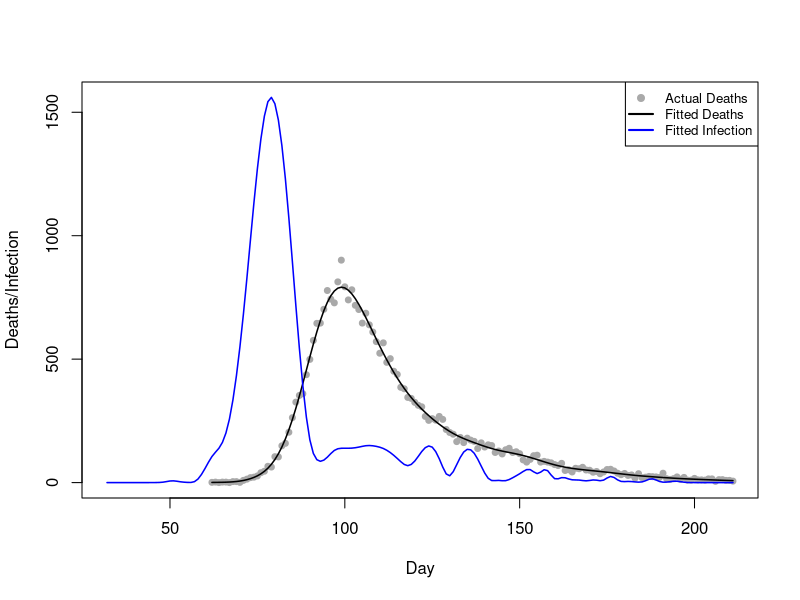
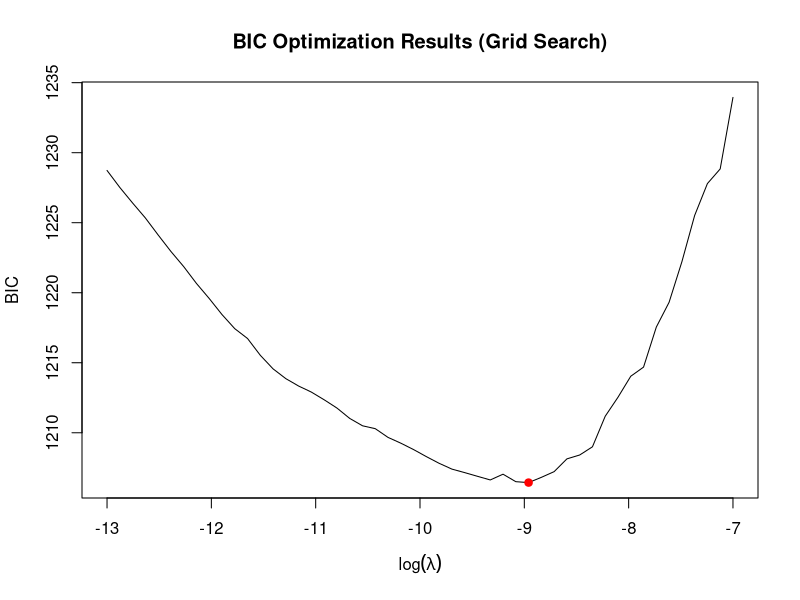
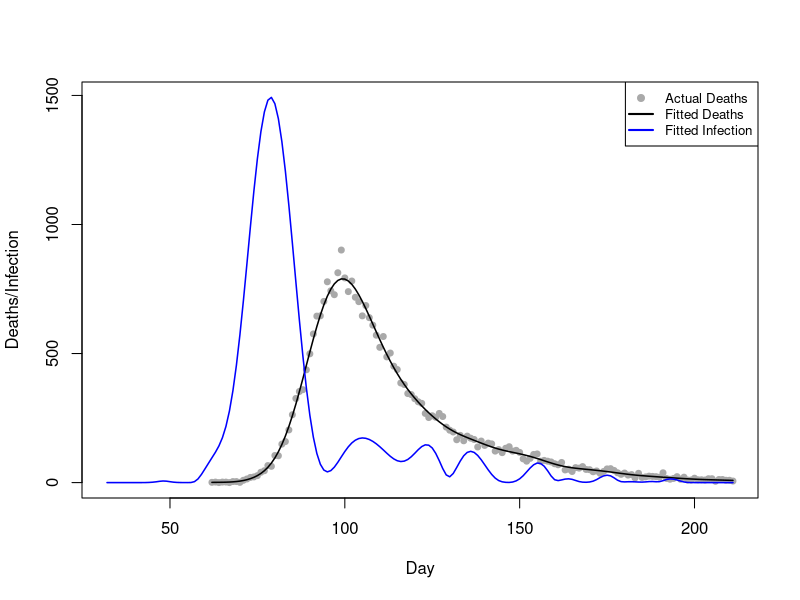
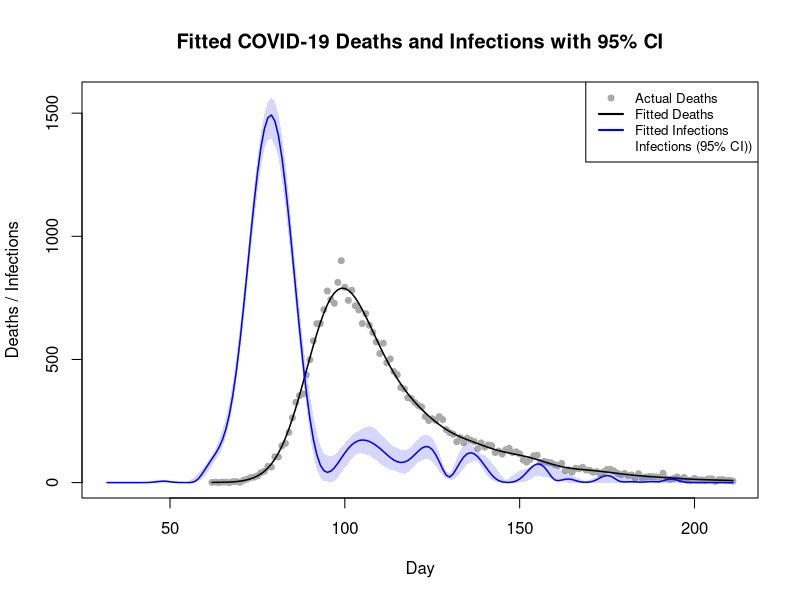

Here is the R script that generated these plots, in order:
# Team Members: 
# 1. Shivasharini Govindasamy (Sharuuu27) - S2766392
# 2. Yu-Hsuan Hung (YuHsuan07) - S2793274
# 3. Yasuhiro Hara (hiroh-git) - S2826059

# Team Contributions:
# Shivasharini -  
# Yu-Hsuan -  
# Yasuhiro- 

# Github repo link:
#

## OVERVIEW: 


## CODE STRUCTURE:
# 1. 
# 2. 
# 3. 
# 4. 
# 5. 
# 6. 

library(splines)
#setwd("file")
data <- read.table("engcov.txt", header=TRUE)
data$date <- as.Date(data$date, format="%d/%m/%y")


## Question1

matrixes <- function(data, k=80){
# define a function to compute X_tilde, X and S 
  n <- nrow(data) # number of observation days, n
  t1 <- data$julian[1] - 30  # earliest infection day, setting as t1-30
  tn <- data$julian[n]       # latest infection day
  t_coverage <- t1:tn        # the scope of infection days
  # k-2 knots cover the scope of infection days
  unit <- (tn-t1)/(k-2-1) 
  knot <- seq(t1-unit*3, tn+unit*3, length.out=(k+4))
  # adding 6 points beyond the original k+2 knots, ensuring a total of k+4 knots
  x_tilde <- splineDesign(knots=knot, x=t_coverage, ord=4, outer.ok=TRUE)
  # design matrix, X_tilde, for the B-splines defined by knots at the values 
  # in the scope of infection days
  s <- crossprod(diff(diag(k), diff=2)) 
  # smoothing penalty matrix S
  x <- matrix(0, nrow=n, ncol=k)
  # initialise the death model matrix X
  d <- 1:80 # the range of days from infection to death.
  edur <- 3.151 # mean parameter for the log-normal distribution.
  sdur <- 0.469 # standard deviation parameter for the log-normal distribution
  pd <- dlnorm(d, edur, sdur) # probability density
  pd <- pd / sum(pd) # normalize probabilities pd
  for (i in 1:n) {
    j_max <- min(29+i, 80) 
    # determine the maximum interval j_max for the convolution limit.
    for (j in 1:j_max) {
      y <- 30+i-j 
      x[i,] <- x[i,] + x_tilde[y,]*pd[j]
      # X_{i,k}=\sum_{j=1}^{min(29+i,80)}\tilde{X}_{(30+i-j),k}\times \pi_{j}
    }
  }
  list(X_tilde=x_tilde, X=x, S=s) # return the three computed matrices
}

# extract x_tilde, x, and s 
k <- 80
m <- matrixes(data, k=k)
x_tilde <- m$X_tilde
x <- m$X
s <- m$S
y <- data$deaths


## Question2

pnll <- function(gamma,x,y,s,lambda){
# define the penalised negative log likelihood (pnll) function
  beta <- exp(gamma) # beta = exp(gamma), ensuring positive f
  mu <- x %*% beta   # mu = X %*% beta
  ll <- y*log(mu) - mu - lgamma(y+1) # log-likelihood
  p <- lambda*(t(beta) %*% s %*% beta)/2 # penalty
  -sum(ll) + p # return pnll= -sum(ll) + p
}

gpnll <- function(gamma,x,y,s,lambda){
# Define the gradient of pnll
  beta <- exp(gamma) # beta = exp(gamma), ensuring positive f
  mu <- as.vector(x %*% beta) # mu = X %*% beta
  z <- y/mu-1 # z = y/mu - 1
  dll <- as.vector(t(x) %*% z) * beta # d(sum l_i)/d(gamma)
  dp <- lambda * beta * as.vector(s %*% beta)# d(p)/d(gamma)
  -dll+dp # return total gradient:-[d(sum l_i)/d(gamma)]+[d(p)/d(gamma)]
}

#check 
fd <- gamma0 <- rep(log(1e-3),k) # set gamma0 for testing
lambda0 <- 5e-5 # set test lambda value.
pnll0 <- pnll(gamma0, lambda0, x=x, y=y, s=s) # pnll at gamma0 and lambda0
eps <- 1e-7 # finite difference interval 
for (i in seq_along(gamma0)) { # loop over gamma0
  gamma1 <- gamma0
  gamma1[i] <- gamma1[i] + eps  # increase gamma1[i] by eps         
  pnll1 <- pnll(gamma1, lambda0, x=x, y=y, s=s) # compute resulting pnll
  fd[i] <- (pnll1 - pnll0) / eps   # approximate -dl/dgamma[i]      
}
head(fd);head(gpnll(gamma0, lambda0, x=x, y=y, s=s)) 
# the result indicating that gpnll is coded correctly


## Question3
fit <- optim(par=gamma0, fn=pnll, gr=gpnll,
             lambda=5e-5, x=x, y=y, s=s,
             method="BFGS") #, hessian=TRUE
# Use optim function with BFGS method to optimise
gamma_h <- fit$par       # Get the fitted optimal parameters gamma_h
beta_h <- exp(gamma_h)   # Calculate the fitted B-spline coefficients beta_h
mu_h <- x %*% beta_h     # Calculate the fitted expected deaths mu_h
f_h<- x_tilde %*% beta_h # Calculate the fitted new infection curve f_h

# Set parameters
n <- nrow(data)
t1 <- data$julian[1] - 30
tn <- data$julian[n]
t_coverage <- t1:tn

# Plot actual deaths data (gray dots)
plot(data$julian, y, 
     type="p", 
     pch=19, 
     col="darkgray", 
     cex=.8,
     xlab="Day", 
     ylab="Deaths/Infection", 
     xlim=c(t1,tn), 
     ylim=range(c(f_h, data$deaths)))
# Plot fitted deaths data (black line)
lines(data$julian, mu_h, col="black", lwd=1.5)
# Plot fitted infection data (blue line)
lines(t_coverage, f_h, type="l", col="blue", lwd=1.5)
# Plot legend
legend("topright", 
       legend=c("Actual Deaths", "Fitted Deaths", "Fitted Infection"), 
       col=c("darkgray", "black", "blue"),
       pch=c(19, NA, NA), lty=c(NA, 1, 1), lwd=2, cex=.8)


## Question4

# Defining the grid
lsp <- seq(-13, -7, length=50)
lambdas <- exp(lsp)
#n <- nrow(data) # number of observation
#k <- ncol(x) # number of parameters: 80

BIC <- EDF <- rep(0, length(lsp))

# Initial parameter（from Step 3）
gamma_start <- gamma_h

# Grid search
for (i in 1:length(lambdas)) {
  lambda_i <- lambdas[i]
  
  ## 1. Fit model
  fit <- optim(par=gamma_start, fn=pnll, gr=gpnll,
               lambda=lambda_i, x=x, y=y, s=s,
               method="BFGS") #, hessian=TRUE
  
  gamma_h <- fit$par
  beta_h <- exp(gamma_h)
  mu_h <- as.vector(x %*% beta_h) # fitted expected deaths mu_h (μ̂_i)
  
  ## 2. Calculate EDF
  W <- diag(y/(mu_h^2))
  
  # H_0 = X^T W X + 0*S = X^T W X
  XWX <- t(x) %*% W %*% x
  
  # H_lambda = X^T W X + lambda S
  H_lambda <- XWX + lambda_i*s
  
  # (H_lambda)^(-1) %*% H_0
  H_inv_H0 <- solve(H_lambda, XWX)
  
  # trace(A) = sum(diag(A))
  EDF[i] <- sum(diag(H_inv_H0))
  
  ## 3. Calculate l(beta_h)
  # P = lambda * beta_h^T S * beta_h / 2
  P <- lambda_i*(t(beta_h) %*% s %*% beta_h)/2
  # ll = -nll = -pnll + P
  ll <- -fit$value + P
  
  ## 4. BIC = -2l(beta_h) + log(n)*EDF
  BIC[i] <- -2*ll + log(n)*EDF[i]
}

## 5. Find optimal λ
i_opt <- which.min(BIC)      # index where BIC is minimum
lambda_opt <- lambdas[i_opt] # optimal lambda!
lsp_opt <- lsp[i_opt]        # optimal log(lambda)
EDF_opt <- EDF[i_opt]        # EDF at minimum BIC
BIC_min <- BIC[i_opt]        # minimum BIC

# Visualise the results
plot(lsp, BIC, type="l", 
     xlab=expression(log(lambda)), 
     ylab="BIC", 
     main="BIC Optimization Results (Grid Search)")
points(lsp_opt, BIC_min, col="red", pch=19)

# Print the results
cat("--- Optimal Lambda Selection ---\n")
cat("Optimal log(lambda):", lsp_opt, "\n")
cat("Optimal lambda:", lambda_opt, "\n")
cat("Minimum BIC:", BIC_min, "\n")
cat("EDF at minimum BIC:", EDF_opt)

# Fit model with optimal lambda
fit_opt <- optim(par=gamma_start, fn=pnll, gr=gpnll,
                 lambda=lambda_opt, x=x, y=y, s=s,
                 method="BFGS") #, hessian=TRUE
# Use optim function with BFGS method to optimise
gamma_h_opt <- fit_opt$par       # Get the fitted optimal parameters gamma_h
beta_h_opt <- exp(gamma_h_opt)   # Calculate the fitted B-spline coefficients beta_h
mu_h_opt <- x %*% beta_h_opt     # Calculate the fitted expected deaths mu_h
f_h_opt <- x_tilde %*% beta_h_opt # Calculate the fitted new infection curve f_h

# Plot with optimal parameters
# Plot actual deaths data (gray dots)
plot(data$julian, y, 
     type="p", 
     pch=19, 
     col="darkgray", 
     cex=.8,
     xlab="Day", 
     ylab="Deaths/Infection", 
     xlim=c(t1,tn), 
     ylim=range(c(f_h_opt, data$deaths)))
# Plot fitted deaths data (black line)
lines(data$julian, mu_h_opt, 
      col="black", 
      lwd=1.5)
# Plot fitted infection data (blue line)
lines(t_coverage, f_h_opt, 
      type="l", 
      col="blue", 
      lwd=1.5)
# Plot legend
legend("topright", 
       legend=c("Actual Deaths", "Fitted Deaths", "Fitted Infection"), 
       col=c("darkgray", "black", "blue"), 
       pch=c(19, NA, NA), lty=c(NA, 1, 1), lwd=2, cex=.8)


# Question 5
pnll_weight <- function(gamma, x, y, s, lambda, w) {
  # define the penalised negative log likelihood (pnll) function with weights
  beta <- exp(gamma) # ensuring f(t) is positive
  mu <- x %*% beta   
  ll <- y*log(mu) - mu - lgamma(y+1) 
  p <- lambda*(t(beta) %*% s %*% beta)/2 # penalty 
  -sum(w * ll) + p # return weighted pnll
}

gpnll_weight <- function(gamma, x, y, s, lambda, w) {
  # Define the gradient of weighted pnll
  beta <- exp(gamma) 
  mu <- as.vector(x %*% beta)
  z <- y/mu - 1 
  dll <- as.vector(t(x) %*% (w * z)) * beta #(z is multiplied with weights)
  dp <- lambda * beta * as.vector(s %*% beta) 
  -dll + dp # return total weighted gradient
}

n_bootstrap <- 200 # to generate 200 bootstrap replicates

fhat_bootstrap <- matrix(0, nrow = nrow(x_tilde), ncol = n_bootstrap) 
# creating matrix for the bootstrap

for (i in 1:n_bootstrap) {
  # Generate bootstrap weights for replicate = i
   wb <- tabulate(sample(n, replace=TRUE), n)
  
  # Fit the model using the weighted functions
  fit_b_hat <- optim(par=gamma_h_opt,  # Optimal parameter
                 fn=pnll_weight,       # New weighted pnll
                 gr=gpnll_weight,      # New weighted gradient
                 lambda=lambda_opt,    # Fixed optimal lambda from Q4
                 x=x, y=y, s=s, w=wb,
                 method="BFGS")
  
  gamma_b <- fit_b_hat$par # parameters from this bootstrap fit
  beta_b <- exp(gamma_b)
  
  f_hat_b <- x_tilde %*% beta_b # fitted infection curve for this replicate
  
  fhat_bootstrap[, i] <- f_hat_b # store the result of infection curve
}

# Question 6
fitted_lower <- apply(fhat_bootstrap, 1, quantile, probs = 0.025) 
# lower confidence bound for infection in each day

fitted_upper <- apply(fhat_bootstrap, 1, quantile, probs = 0.975)
# upper confidence bound for infection in each day

ylim_max <- max(c(y, fitted_upper), na.rm = TRUE) 
# ensure the canvas is big enough to fit the entire plot

plot(data$julian, y, 
     type = "p", 
     pch = 19, 
     col = "darkgray", 
     cex = 0.8,
     xlab = "Day", 
     ylab = "Deaths / Infections",
     main = "Fitted COVID-19 Deaths and Infections with 95% CI",
     xlim = c(t1, tn), 
     ylim = c(0, ylim_max))


polygon(c(t_coverage, rev(t_coverage)), 
        c(fitted_upper, rev(fitted_lower )),
        col = rgb(0.2, 0.2, 1, 0.2),
        border = NA)
# outlines the confidence band width along the t-coverage


lines(data$julian, mu_h_opt, 
      col = "black", 
      lwd = 1.5)
# Plot fitted deaths data (black line)

lines(t_coverage, f_h_opt, 
      col = "blue", 
      lwd = 1.5)
# Plot fitted infection data (blue line)

legend("topright", 
       legend = c("Actual Deaths", "Fitted Deaths", "Fitted Infections",
                  "Infections (95% CI))"),
       col = c("darkgray", "black", "blue"),
       pch = c(19, NA, NA, NA), 
       lwd = c(NA, 2, 2, NA),
       fill = c(NA, NA, NA), 
       border = NA, 
       cex = 0.8) 
